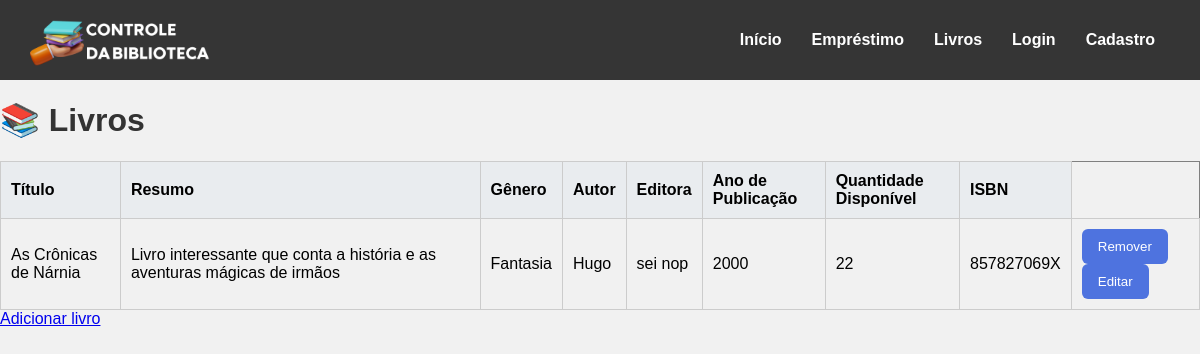
The page /livros (signed in) on the database as committed earlier.
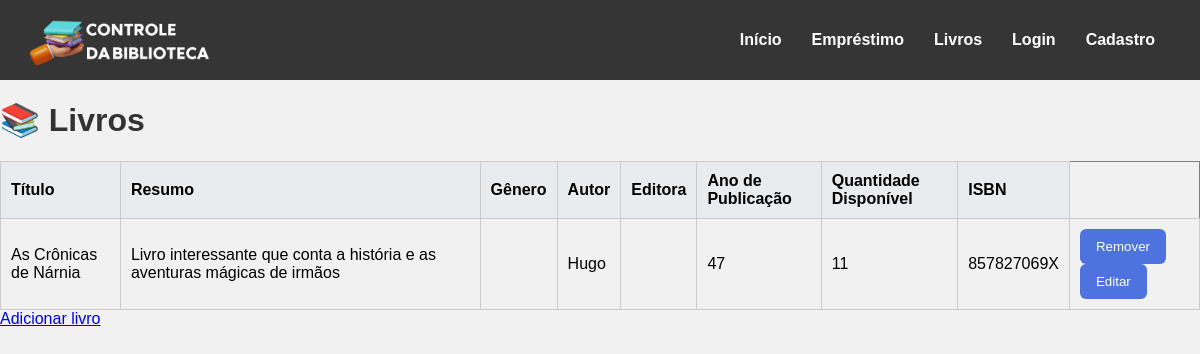
The same page on the database as committed later.
### tables this page shows
CREATE TABLE livros (
    id_livro INTEGER PRIMARY KEY AUTOINCREMENT,
    autor_id INTEGER NOT NULL,
    titulo VARCHAR(255) NOT NULL,
    isbn VARCHAR(13) NOT NULL,
    ano_publicacao INTEGER NOT NULL,
    genero_id INTEGER NOT NULL,
    editora_id INTEGER NOT NULL,
    quantidade_disponivel INTEGER NOT NULL,
    resumo TEXT,
    FOREIGN KEY (autor_id) REFERENCES autores(id_autor) ON DELETE RESTRICT,
    FOREIGN KEY (genero_id) REFERENCES generos(id_genero) ON DELETE CASCADE,
    FOREIGN KEY (editora_id) REFERENCES editoras(id_editora)
);

CREATE TABLE generos (
    id_genero INTEGER PRIMARY KEY AUTOINCREMENT,
    nome_genero VARCHAR(255) NOT NULL
);

CREATE TABLE editoras (
    id_editora INTEGER PRIMARY KEY AUTOINCREMENT,
    nome_editora VARCHAR(255) NOT NULL,
    endereco_editora TEXT
);

CREATE TABLE autores (
    id_autor INTEGER PRIMARY KEY AUTOINCREMENT,
    nome_autor VARCHAR(255) NOT NULL,
    nacionalidade VARCHAR(255),
    data_nascimento DATE,
    biografia TEXT
);

### app.py (the view)
@app.route('/livros', methods=["GET", "POST"])
@login_required
def livros():
    conexao = obter_conexao()
    sql = """SELECT livros.id_livro, livros.titulo, autores.nome_autor AS autor,
    generos.nome_genero AS genero, editoras.nome_editora AS editora,
    livros.isbn, livros.ano_publicacao,
    livros.quantidade_disponivel, livros.resumo
    FROM livros LEFT JOIN autores ON livros.autor_id = autores.id_autor
    LEFT JOIN generos ON livros.genero_id = generos.id_genero
    LEFT JOIN editoras ON livros.editora_id = editoras.id_editora
    ORDER BY livros.titulo
    """
    livros = conexao.execute(sql).fetchall()
    conexao.close()
    return render_template('livros.html', livros=livros)

### app.py (called while the page is built)
@login_manager.user_loader
def load_user(user_id):
    return User.achar_email(user_id)

### database.py (called while the page is built)
def obter_conexao():
    conexao = sqlite3.connect('livros.db')
    conexao.execute("PRAGMA foreign_keys = ON")
    conexao.row_factory = sqlite3.Row
    return conexao

### modelos/__init__.py (called while the page is built)
    @classmethod
    def achar_email(cls, email):
        conexao = obter_conexao()
        sql = "SELECT * FROM usuarios WHERE email = ?"
        resultado = conexao.execute(sql, (email,)).fetchone()
        if resultado:
            return User(
                email=resultado['email'],
                nome=resultado['nome_usuario'],
                senha=resultado['senha_usuario'],
                numero_telefone=resultado['numero_telefone'],
                data_inscricao=resultado['data_inscricao']
            )
        return None

### templates/livros.html (shortened to what this page needs)
{% extends 'base.html'%}
{% block conteudo %}
    <h1>📚 Livros</h1>
    {% if livros %}
    <table border="1">
        <tr>
            <th>Título</th>
            <th>Resumo</th>
            <th>Gênero</th>
            <th>Autor</th>
            <th>Editora</th>
            <th>Ano de Publicação</th>
            <th>Quantidade Disponível</th>
            <th>ISBN</th>
        </tr>
        {% for livro in livros %}
        <tr>
            <td style="width: 10%;">{{ livro.titulo }}</td>
            <td style="width: 30%;">{{ livro.resumo }}</td>
            <td>{{ livro.genero }}</td>
            <td>{{ livro.autor }}</td>
            <td>{{ livro.editora }}</td>
            <td>{{ livro.ano_publicacao }}</td>
            <td>{{ livro.quantidade_disponivel }}</td>
            <td>{{ livro.isbn }}</td>
            <td>
                <a>
                    <form action="{{ url_for('remover_livro') }}" method="post" style="display:inline;">
                    <button type="submit">Remover</button>
                    </form>
                </a>
                <a href="{{ url_for('editar_livro', id=livro.id_livro) }}"><button type="button">Editar</button></a>
            </td>
        </tr>
        {% endfor %}
    </table>
    {% else %}
        <p>Nenhum livro cadastrado.</p>
    {% endif %}
    <a href="{{url_for('criar_livro')}}">Adicionar livro</a>
{% endblock %}

Rows that differ between the two databases and show on the page:
changed livros "As Crônicas de Nárnia": ano_publicacao "2000" → "47"; quantidade_disponivel "22" → "11"; genero "Fantasia" → (not shown); editora "sei nop" → (not shown)
